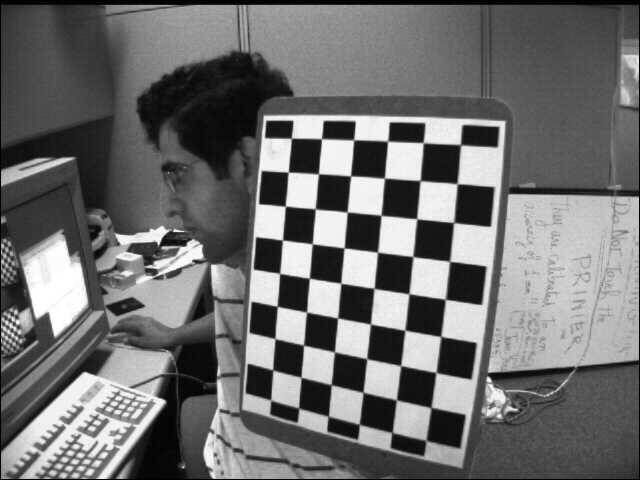
#> input picture R.jpg, 640 x 480 px
$ python test_save_data.py
#> lines starting #> are read from the running program, lines starting #| are printed output that depends on the picture; after the words box and inside, x2 and y2 are one past the last pixel; in counts of white or black regions, pixels touching at a corner belong together; long printed decimals are rounded
import numpy as np
import cv2
import glob

# 设置寻找亚像素角点的参数，采用的停止准则是最大循环次数30和最大误差容限0.001
criteria = (cv2.TERM_CRITERIA_EPS + cv2.TERM_CRITERIA_MAX_ITER, 30, 0.001)

# 获取标定板角点的位置
objp = np.zeros((6*9,3), np.float32)  # 7x8的格子 此处参数根据使用棋盘格规格进行修改
objp[:,:2] = np.mgrid[0:9,0:6].T.reshape(-1,2)
# 将世界坐标系建在标定板上，所有点的Z坐标全部为0，所以只需要赋值x和y

objpoints = [] # 存储3D点
imgpoints = [] # 存储2D点

images = glob.glob('R.jpg') # 文件存储路径，存储需要标定的摄像头拍摄的棋盘格图片

for fname in images:
    img = cv2.imread(fname)
#> img is the input picture: shape (480, 640, 3); min 0, max 255, mean 110.9
    gray = cv2.cvtColor(img,cv2.COLOR_BGR2GRAY)
    size = gray.shape[::-1]
#> size = (640, 480)
    # 寻找棋盘格角点
    ret, corners = cv2.findChessboardCorners(gray, (9,6),None)
#> ret = True; corners = 54 rows, first 8: [460.6, 145], [456.8, 183.7], [453.5, 222.5], [449.5, 261.4], [445.1, 299.5], [440.9, 336.3], [435.8, 372.2], [430.9, 407.6]

    if ret == True:
        objpoints.append(objp)

        # 在原角点的基础上寻找亚像素角点
        corners2 = cv2.cornerSubPix(gray,corners,(11,11),(-1,-1),criteria)
#> corners2 = 54 rows, first 8: [460.5, 144.7], [457.1, 183.7], [453.6, 222.5], [449.6, 261.3], [445.4, 299.3], [440.8, 336.6], [435.9, 372.5], [431, 407.5]
        if corners2.any():
            imgpoints.append(corners2)
        else:
            imgpoints.append(corners)

        # 绘制角点并显示
        img = cv2.drawChessboardCorners(img, (9,6), corners2,ret)
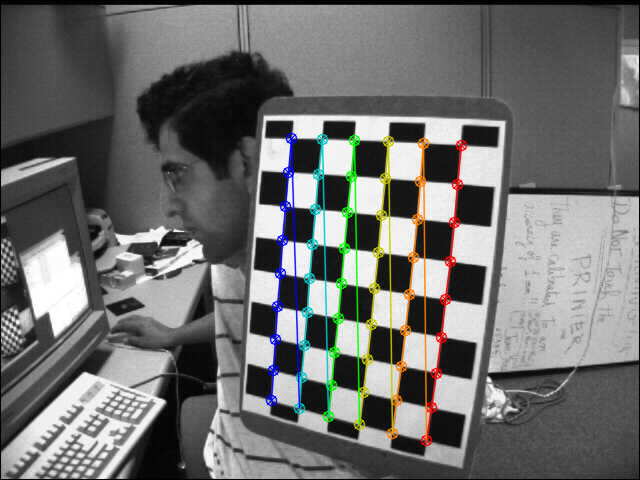
#> img: shape (480, 640, 3); 4.35% of pixels changed, all inside (x1, y1, x2, y2) = (265, 132, 468, 447)
        cv2.imshow('img',img)
        cv2.waitKey(5000)

cv2.destroyAllWindows()


ret, mtx, dist, rvecs, tvecs = cv2.calibrateCamera(objpoints, imgpoints, gray.shape[::-1],None,None)
#> ret = 0.143; mtx = [[359.8, 0, 333.1], [0, 378.6, 235.2], [0, 0, 1]]; dist = [[-0.128, -0.00449, 0.000781, -0.00197, 0.00769]]; rvecs = ([0.283, 0.22, 1.66],); tvecs = ([3.44, -2.32, 9.43],)

print ("ret:",ret  )
#| ret: 0.1426
print ("mtx:\n",mtx )       # 内参数矩阵
#| mtx:
#|  [[359.808   0.         333.100]
#|  [  0.         378.639 235.217 ]
#|  [  0.           0.           1.        ]]
print ("dist:\n",dist)      # 畸变系数   distortion cofficients = (k_1,k_2,p_1,p_2,k_3)
#| dist:
#|  [[-0.1275 -0.004485  0.0007807 -0.001969  0.007686]]
print ("rvecs:\n",rvecs)    # 旋转向量  # 外参数
#| rvecs:
#|  (array([[0.2827],
#|        [0.2196],
#|        [1.657]]),)
print ("tvecs:\n",tvecs )   # 平移向量  # 外参数
#| tvecs:
#|  (array([[ 3.436],
#|        [-2.316],
#|        [ 9.432 ]]),)
# print ("objpoints\n", objpoints)
# print ("imgpoints\n", imgpoints)

# Save
ret, rvecs, tvecs = np.array(ret), np.array(rvecs), np.array(tvecs)
#> rvecs = [0.283, 0.22, 1.66]; tvecs = [3.44, -2.32, 9.43]
data = [ ret, mtx, dist, rvecs, tvecs, objpoints, imgpoints ]
filenames = [   'data_R_ret.npy', 'data_R_mtx.npy', 'data_R_dist.npy', 'data_R_rvecs.npy', 'data_R_tvecs.npy',
                'data_R_objpoints.npy', 'data_R_imgpoints.npy' ]
for arr, filename in zip(data, filenames):
    np.save(filename, arr)
#> this loop made 7 passes
#> (arr, filename) on passes 1 to 5: (0.143, 'data_R_ret.npy'), ([[359.8, 0, 333.1], [0, 378.6, 235.2], [0, 0, 1]], 'data_R_mtx.npy'), ([[-0.128, -0.00449, 0.000781, -0.00197, 0.00769]], 'data_R_dist.npy'), ([0.283, 0.22, 1.66], 'data_R_rvecs.npy'), ([3.44, -2.32, 9.43], 'data_R_tvecs.npy')
#> filename on passes 6 to 7: 'data_R_objpoints.npy', 'data_R_imgpoints.npy'
